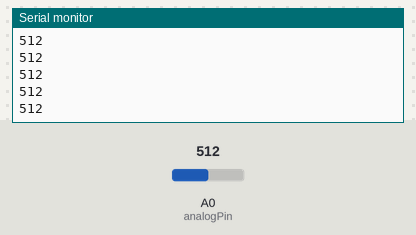
Simulated run of this sketch. Board: Arduino Uno, built with avr-gcc and run on an emulated ATmega328P. On the bench: the last lines printed to the serial monitor. The inputs (shaded band) are chosen by the test bench; at power-on: A0 (analogPin) = 512.

Above: at 1.2 s.
1.3 s: A0 (analogPin) set to 716
At 1.37 s:
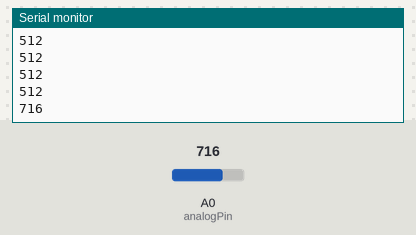
2.8 s: A0 (analogPin) set to 900
At 2.83 s:
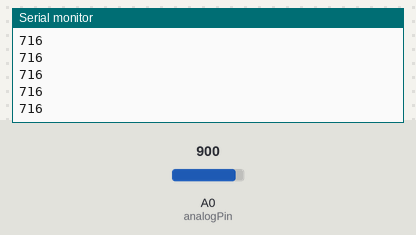
Timing chart, 0 to 5.8 s (numbered marks = the images above; inputs shaded):
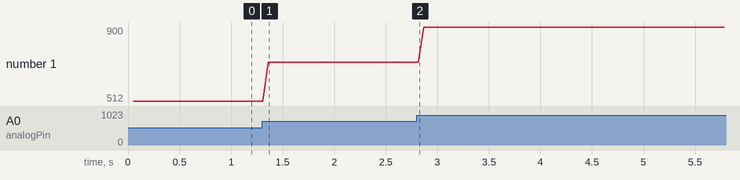

Measured:
- after the input at 1.3 s, the serial monitor: prints a new line after 0.06 s (image 1)
- plotted number 1: 512 → 716 after the input at 1.3 s, 716 → 900 after the input at 2.8 s

The sketch:

sketch_feb17a.ino
```cpp
int analogPin = A0;
int val = 0;
void setup() {
  // put your setup code here, to run once:
Serial.begin(9600);
}

void loop() {

  val = analogRead(analogPin);
  delay(50);
  Serial.println(val);
}
```
